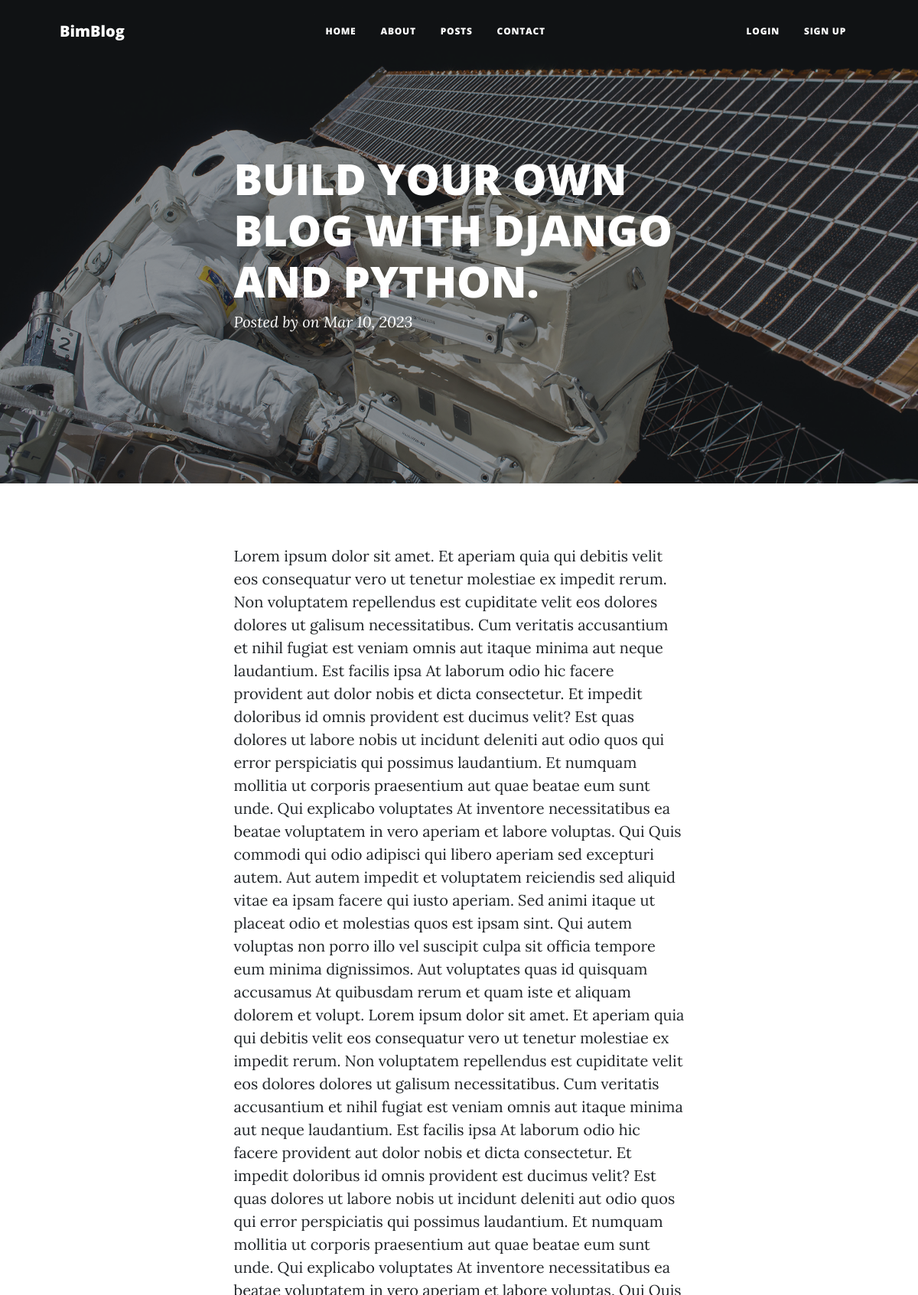
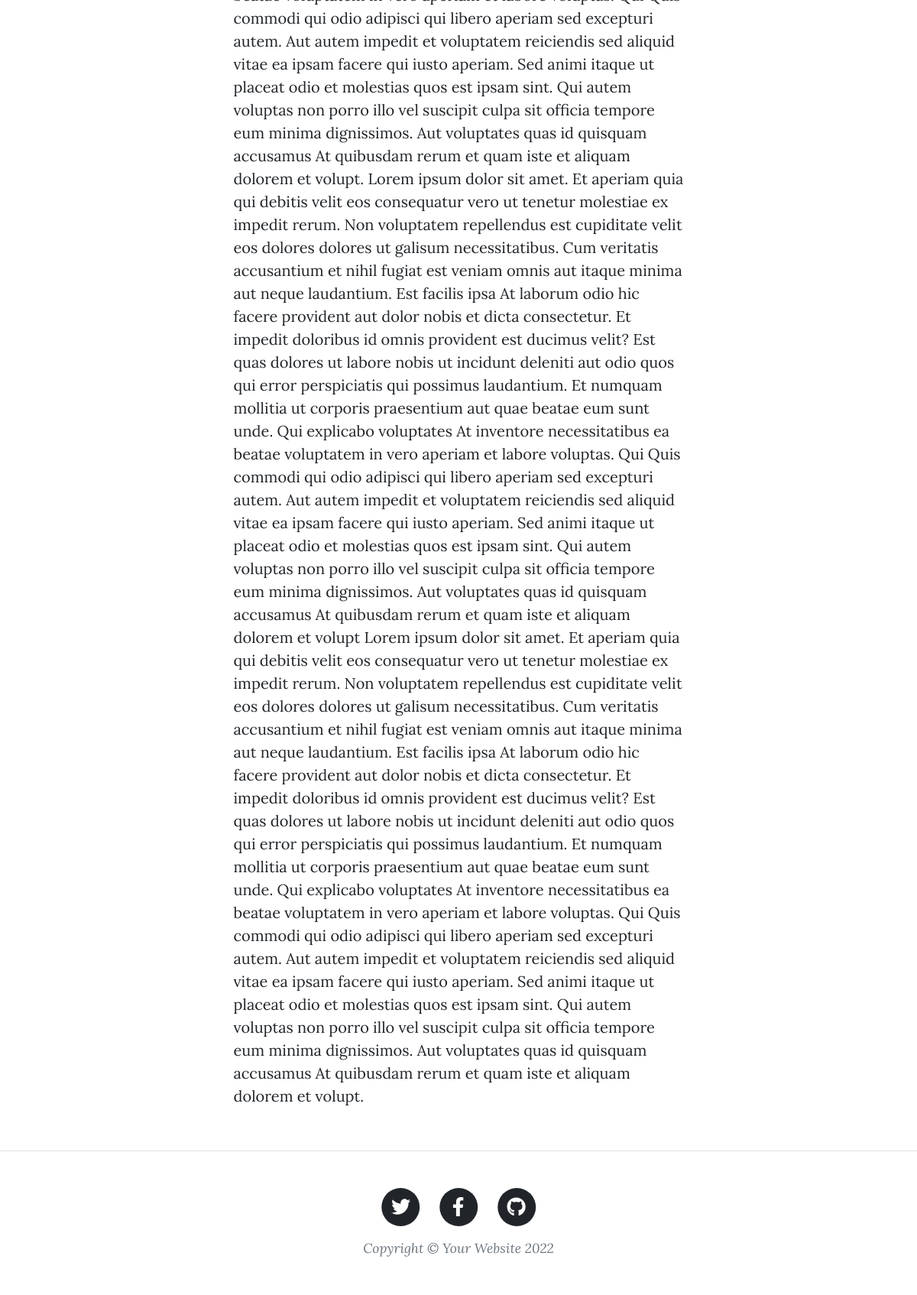
Page /article/3/ on the committed database (2 pictures, top to bottom).
### blog/models.py (models this page shows, shortened)
class Post(models.Model):
    title = models.CharField(max_length=255)
    title_tag = models.CharField(max_length=255)
    author =  models.ForeignKey(User, on_delete=models.CASCADE)
    body = models.TextField()
    created = models.DateTimeField(auto_now_add=True)
    updated = models.DateTimeField(auto_now=True)
    published_date = models.DateTimeField(blank=True, null=True)
    class Meta:
        ordering = ['-published_date']

### blog/views.py (the view)
# urls.py: path('article/<int:pk>/', views.ArticleDetailView.as_view(), name='article-detail'),
class ArticleDetailView(DetailView):
    model = Post
    template_name = 'blog/article_details.html'

### blog/templates/blog/article_details.html (shortened to what this page needs)
{% extends 'blog/base.html' %}
{%load static%}
{% block content %}
        <header class="masthead" style="background-image: url('assets/img/post-bg.jpg')">
            <div class="container position-relative px-4 px-lg-5">
                <div class="row gx-4 gx-lg-5 justify-content-center">
                    <div class="col-md-10 col-lg-8 col-xl-7">
                        <div class="post-heading">
                            <h1>{{post.title}}</h1>
                            <span class="meta">
                                Posted by
                                on {{post.created|date:'M d, Y'}}
                            </span>
                        </div>
                    </div>
                </div>
            </div>
        </header>
        <article class="mb-4">
            <div class="container px-4 px-lg-5">
                <div class="row gx-4 gx-lg-5 justify-content-center">
                    <div class="col-md-10 col-lg-8 col-xl-7">
                       <p>{{post.body}}</p>
                    </div>
                </div>
            </div>
        </article>
        {% endblock %}

### rows in the picture
Post: title "BUILD YOUR OWN BLOG WITH DJANGO AND PYTHON.", created "Mar 10, 2023", body "Lorem ipsum dolor sit amet. Et aperiam quia qui debitis velit eos consequatur vero ut tenetur molestiae ex impedit rerum. Non voluptatem repellendus est cupiditate velit eos dolores dolores ut galisum necessitatibus. Cum veritatis accusantium et nihil fugiat est veniam omnis aut itaque minima aut neque laudantium. Est facilis ipsa At laborum odio hic facere provident aut dolor nobis et dicta consectetur. Et impedit doloribus id omnis provident est ducimus velit? Est quas dolores ut labore nobis ut incidunt deleniti aut odio quos qui error perspiciatis qui possimus laudantium. Et numquam mollitia ut corporis praesentium aut quae beatae eum sunt unde. Qui explicabo voluptates At inventore…"
